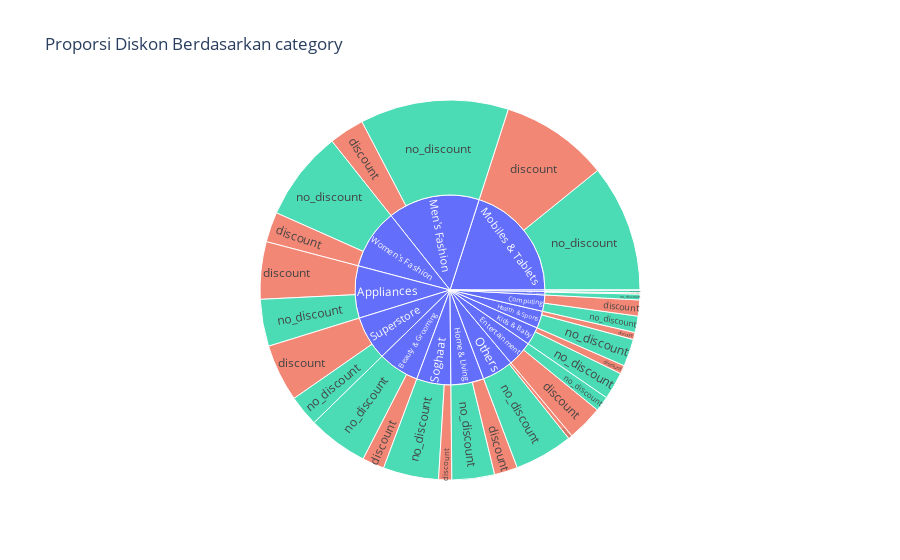

The cell this chart's notebook holds for it:
### Code cell
for i in ['category']:
    fig=px.sunburst(df,path=[i,'diskon'],color='diskon', title=f'Proporsi Diskon Berdasarkan {i}')
    fig.show()

### Figure 1 — Plotly figure (JSON) as saved in the notebook; plotly's stock layout.template omitted (floating-point values rounded to 4 significant figures)
{"data": [{"branchvalues": "total", "customdata": [["(?)"], ["(?)"], ["(?)"], ["discount"], ["(?)"], ["(?)"], ["discount"], ["(?)"], ["(?)"], ["(?)"], ["(?)"], ["no_discount"], ["(?)"], ["(?)"], ["(?)"], ["(?)"], ["no_discount"], ["no_discount"], ["no_discount"], ["no_discount"], ["no_discount"], ["(?)"], ["(?)"], ["discount"], ["no_discount"], ["discount"], ["discount"], ["discount"], ["discount"], ["discount"], ["discount"], ["discount"], ["discount"], ["no_discount"], ["discount"], ["discount"], ["discount"], ["no_discount"], ["no_discount"], ["no_discount"], ["no_discount"], ["no_discount"], ["no_discount"], ["discount"], ["no_discount"]], "domain": {"x": [0, 1], "y": [0, 1]}, "hovertemplate": "labels=%{label}<br>count=%{value}<br>parent=%{parent}<br>id=%{id}<br>diskon=%{customdata[0]}<extra></extra>", "ids": ["Women's Fashion", "Computing", "Men's Fashion", "Home & Living/discount", "Mobiles & Tablets", "Entertainment", "Computing/discount", "Superstore", "Kids & Baby", "Home & Living", "Health & Sports", "Mobiles & Tablets/no_discount", "Soghaat", "Books", "Others", "Appliances", "Women's Fashion/no_discount", "Superstore/no_discount", "Soghaat/no_discount", "School & Education/no_discount", "Others/no_discount", "School & Education", "Beauty & Grooming", "Appliances/discount", "Home & Living/no_discount", "Beauty & Grooming/discount", "Books/discount", "Entertainment/discount", "Health & Sports/discount", "Kids & Baby/discount", "Men's Fashion/discount", "Mobiles & Tablets/discount", "Others/discount", "Men's Fashion/no_discount", "School & Education/discount", "Superstore/discount", "Women's Fashion/discount", "Appliances/no_discount", "Beauty & Grooming/no_discount", "Books/no_discount", "Computing/no_discount", "Entertainment/no_discount", "Health & Sports/no_discount", "Soghaat/discount", "Kids & Baby/no_discount"], "labels": ["Women's Fashion", "Computing", "Men's Fashion", "discount", "Mobiles & Tablets", "Entertainment", "discount", "Superstore", "Kids & Baby", "Home & Living", "Health & Sports", "no_discount", "Soghaat", "Books", "Others", "Appliances", "no_discount", "no_discount", "no_discount", "no_discount", "no_discount", "School & Education", "Beauty & Grooming", "discount", "no_discount", "discount", "discount", "discount", "discount", "discount", "discount", "discount", "discount", "no_discount", "discount", "discount", "discount", "no_discount", "no_discount", "no_discount", "no_discount", "no_discount", "no_discount", "discount", "no_discount"], "marker": {"colors": ["#636efa", "#636efa", "#636efa", "#EF553B", "#636efa", "#636efa", "#EF553B", "#636efa", "#636efa", "#636efa", "#636efa", "#00cc96", "#636efa", "#636efa", "#636efa", "#636efa", "#00cc96", "#00cc96", "#00cc96", "#00cc96", "#00cc96", "#636efa", "#636efa", "#EF553B", "#00cc96", "#EF553B", "#EF553B", "#EF553B", "#EF553B", "#EF553B", "#EF553B", "#EF553B", "#EF553B", "#00cc96", "#EF553B", "#EF553B", "#EF553B", "#00cc96", "#00cc96", "#00cc96", "#00cc96", "#00cc96", "#00cc96", "#EF553B", "#00cc96"]}, "name": "", "parents": ["", "", "", "Home & Living", "", "", "Computing", "", "", "", "", "Mobiles & Tablets", "", "", "", "", "Women's Fashion", "Superstore", "Soghaat", "School & Education", "Others", "", "", "Appliances", "Home & Living", "Beauty & Grooming", "Books", "Entertainment", "Health & Sports", "Kids & Baby", "Men's Fashion", "Mobiles & Tablets", "Others", "Men's Fashion", "School & Education", "Superstore", "Women's Fashion", "Appliances", "Beauty & Grooming", "Books", "Computing", "Entertainment", "Health & Sports", "Soghaat", "Kids & Baby"], "type": "sunburst", "values": [59630, 16091, 91178, 11554, 116796, 25238, 7951, 43854, 17855, 32699, 17069, 63165, 34027, 1397, 31020, 51771, 44710, 15382, 27518, 2875, 29012, 3483, 40884, 28472, 21145, 10941, 97, 17743, 3526, 4250, 17471, 53631, 2008, 73707, 608, 28472, 14920, 23299, 29943, 1300, 8140, 7495, 13543, 6509, 13605]}], "layout": {"legend": {"tracegroupgap": 0}, "title": {"text": "Proporsi Diskon Berdasarkan category"}}}
